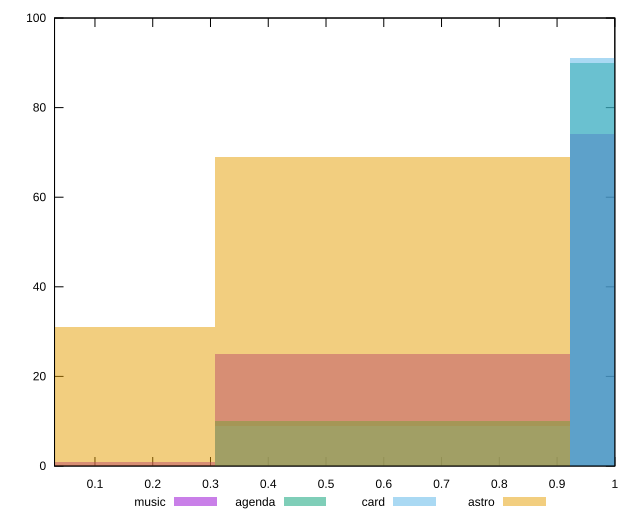

The script that saved this image:
reset

$music <<EOF
1.2300410375611708 74
0.6150205187805854 25
0 1
EOF

$agenda <<EOF
1.2300410375611708 90
0.6150205187805854 10
EOF

$card <<EOF
1.2300410375611708 91
0.6150205187805854 9
EOF

$astro <<EOF
0 31
0.6150205187805854 69
EOF

set key outside below
set boxwidth 0.6150205187805854
set xrange [0.03:1]
set yrange [0:100]
set trange [0:100]
set style fill transparent solid 0.5 noborder
set terminal svg size 640, 520 enhanced background rgb 'white'
set output "reports/report_00028_2021-02-24T12-49-42.674Z/first-cpu-idle/comparison/histogram/all_score.svg"

plot $music title "music" with boxes, \
     $agenda title "agenda" with boxes, \
     $card title "card" with boxes, \
     $astro title "astro" with boxes

reset
